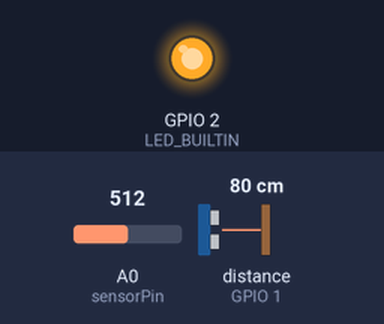
Bench run of a sketch on a simulated ESP8266 (NodeMCU). Parts: output pins drawn as LEDs (lit = HIGH, except the on-board LED, lit = LOW). The test bench sets the inputs (shaded band); at power-on: A0 (sensorPin) = 512, distance to the obstacle (sensor on GPIO 1) 80 cm. The echo pulse lasts 58.3 µs per cm; WiFi joins after 1.5 s; servers stay silent unless stated; uploads are accepted with an empty reply; what the sketch prints to the serial monitor is not drawn.

Above: at 5.7 s.
At 20.9 s:
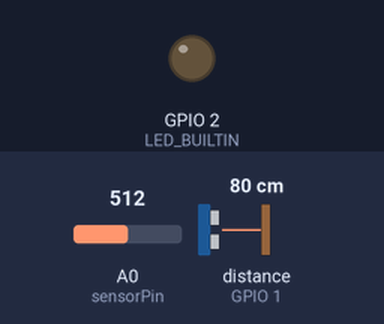
Timing chart, 0 to 45.0 s (numbered marks = the images above):
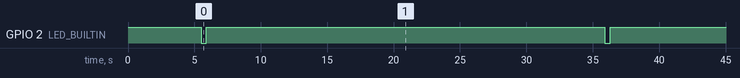

The sketch:

fish_activity_data.ino
```cpp
#include <ESP8266WiFi.h>
#include <WiFiClientSecure.h>
#include <ESP8266HTTPClient.h>
#include <Ultrasonic.h>
#include <SPI.h>  // not used here, but needed to prevent a RTClib compile error
#include "RTClib.h"


/*
 * Pass as a parameter the trigger and echo pin, respectively,
 * or only the signal pin (for sensors 3 pins), like:
 * Ultrasonic ultrasonic(13);
 */
RTC_DS3231 rtc;
Ultrasonic ultrasonic(0, 1);
int distance;

// Global constants (define if used multiple times)
// Replace with your network credentials
const char* ssid     = "Galaxy A02b3dd";
const char* password = "nevil126@";
const int sensorPin = A0;

// supabase credentials
String API_URL = "https://jessgwmtjqktdmtxdfdw.supabase.co";
String API_KEY = "eyJhbGciOiJIUzI1NiIsInR5cCI6IkpXVCJ9.eyJpc3MiOiJzdXBhYmFzZSIsInJlZiI6Implc3Nnd210anFrdGRtdHhkZmR3Iiwicm9sZSI6ImFub24iLCJpYXQiOjE3MDcyNDk2MzgsImV4cCI6MjAyMjgyNTYzOH0.DyXztLyKWY1pOWaFDAn0WY6N_DbsfjjJxZWJssuzDpI";
String TableName = "maintable";
const int httpsPort = 443;

// Sending interval of the packets in seconds
int sendinginterval = 30; // 20 minutes
//int sendinginterval = 120; // 2 minutes

HTTPClient https;
WiFiClientSecure client;


// Function prototypes

void sendSms(const char* recipientNumber, const char* message); // Handle SMS sending
void printTurbidity(int turbidity); // Dedicated function for turbidity display


void setup() {
  rtc.begin();
  // builtIn led is used to indicate when a message is being sent
  pinMode(LED_BUILTIN, OUTPUT);
  digitalWrite(LED_BUILTIN, HIGH); // the builtin LED is wired backwards HIGH turns it off

  // HTTPS is used without checking credentials
  client.setInsecure();
  Serial.begin(115200);


  Serial.print("Connecting to ");
  Serial.println(ssid);
  WiFi.begin(ssid, password);
  while (WiFi.status() != WL_CONNECTED) {
    delay(500);
    Serial.print(".");
  }

  // Print local IP address
  Serial.println("");
  Serial.println("WiFi connected.");
  Serial.println("IP address: ");
  Serial.println(WiFi.localIP());

  // Send SMS only if it's necessary (consider flag or input)
  sendSms("", "Your message here"); // Place message in function argument
}

void loop() {
   // If connected to the internet turn the Builtin led On and attempt to send a message to the database
  if (WiFi.status() == WL_CONNECTED) {
    digitalWrite(LED_BUILTIN, LOW); // LOW turns ON
   distance = ultrasonic.read();

  Serial.println("Distance in CM: ");
  Serial.println(distance);
  int sensorValue = analogRead(sensorPin);
  int turbidity = map(sensorValue, 0, 750, 100, 0);

  printTurbidity(turbidity); // Call dedicated function

   // Send the a post request to the server
    https.begin(client,API_URL+"/rest/v1/"+TableName);
    https.addHeader("Content-Type", "application/json");
    https.addHeader("Prefer", "return=representation");
    https.addHeader("apikey", API_KEY);
    https.addHeader("Authorization", "Bearer " + API_KEY);
    int httpCode =https.POST("{\"turbidity\":" + String(turbidity)+ ",\"distance\":"+ String(distance) + "}");//Send the request
    String payload = https.getString();
    Serial.println(httpCode);   //Print HTTP return code
    Serial.println(payload);    //Print request response payload
    https.end();


    digitalWrite(LED_BUILTIN, HIGH); // HIGH turns off
  }else{
    Serial.println("Error in WiFi connection");
  }
  delay(1000*sendinginterval);  //wait to send the next request

} // Adjust delay as needed


void sendSms(const char* recipientNumber, const char* message) {
  Serial.print("AT"); // Start configuring GSM module
  delay(1000);

  Serial.println("AT+CMGF=1"); // Set GSM in text mode
  delay(1000);

  Serial.print("AT+CMGS=");
  Serial.print("\"");
  Serial.print(recipientNumber);
  Serial.println("\"");
  delay(1000);

  Serial.println(message); // Pass message as function argument
  delay(1000);

  Serial.write(26); // CTRL+Z to send text and end session
}

void printTurbidity(int turbidity) {
  delay(100);

  Serial.println("Turbidity:");
  Serial.println(turbidity);

  delay(100);


  if (turbidity < 20) {

    Serial.println(" it's CLEAR");
  } else if (turbidity < 50) {

    Serial.println(" it's CLOUDY");
  } else {
    Serial.println(" it's DIRTY");
    //break;
  }
}
```

Measured:
- by itself, GPIO 2 (LED_BUILTIN): alternates HIGH for 30.0 s and LOW for 0.41 s
